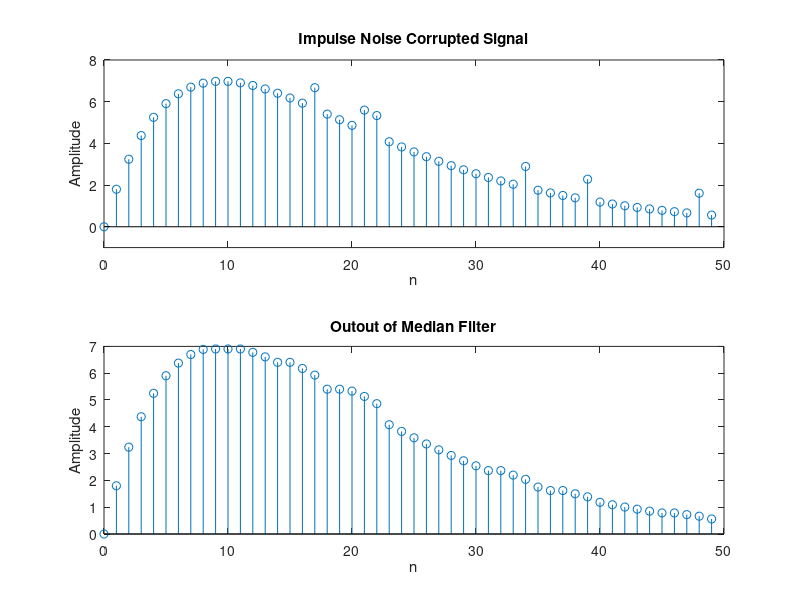

This figure's MATLAB source:
clc;
clear all;
close all;
N=input("Median Filter Length: ");
R=50;
a=rand(1,R)-0.4;
b=round(a)
m=0:R-1;
s=2*m.*(0.9.^m);
x=s+b;
y=medfilt1(x,N);
subplot(2,1,1)
stem(m,x);
axis([0 50 -1 8]);
xlabel('n');
ylabel("Amplitude");
title("Impulse Noise Corrupted Signal");
subplot(2,1,2)
stem(m,y);
xlabel("n"); ylabel("Amplitude");
title("Outout of Median Filter");